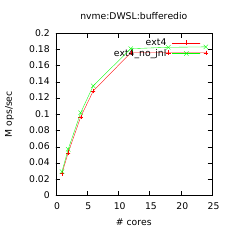

Reproduce this figure in gnuplot.
# LOG_FILE = logs_combined.log
# DIRECTIO = bufferedio
# FS_TYPES = ext4_no_jnl
# MEDIA_TYPES = nvme
# SMT_LEVEL = 2
# DISK_SIZE = 30G
# DURATION = 30s
# CORE_PER_CHIP = 12
# PHYSICAL_CHIPS = 2
# NCORES = 1,2,4,6,12,18,24
# MODEL_NAME = Intel(R) Xeon(R) CPU E5-2670 v3 @ 2.30GHz
# CORE_SEQ = 0,1,2,3,4,5,6,7,8,9,10,11,12,13,14,15,16,17,18,19,20,21,22,23,24,25,26,27,28,29,30,31,32,33,34,35,36,37,38,39,40,41,42,43,44,45,46,47
# BENCH_TYPES = DWOL,DWOM,DWAL,DWTL,DWSL,MWCL,MWCM,MWUL,MWUM,MWRL,MWRM,DRBL,DRBM,DRBH,MRPL,MRPM,MRPH,MRDL,MRDM
# SYSTEM = Linux sierra 4.9.46 #1 SMP Thu Sep 21 23:46:31 KST 2017 x86_64 x86_64 x86_64 GNU/Linux

set term pdfcairo size 2.3in,2.3in font ',10'
set_out='set output "`if test -z $OUT; then echo sc.pdf; else echo $OUT; fi`"'
eval set_out
set multiplot layout 1,1

set title 'nvme:DWSL:bufferedio'
set xlabel '# cores'
set ylabel 'M ops/sec'
plot [0:][0:] 'nvme:ext4:DWSL:bufferedio.dat' using 1:2 title 'ext4' with lp ps 0.5, 'nvme:ext4_no_jnl:DWSL:bufferedio.dat' using 1:2 title 'ext4_no_jnl' with lp ps 0.5

unset multiplot
set output
